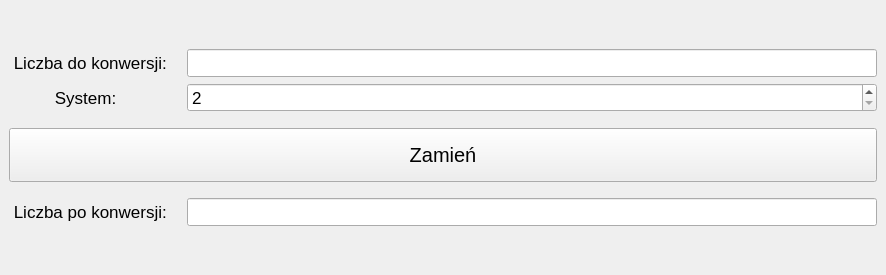
<?xml version="1.0" encoding="UTF-8"?>
<ui version="4.0">
 <class>MainWindow</class>
 <widget class="QMainWindow" name="MainWindow">
  <property name="geometry">
   <rect>
    <x>0</x>
    <y>0</y>
    <width>886</width>
    <height>275</height>
   </rect>
  </property>
  <property name="windowTitle">
   <string>MainWindow</string>
  </property>
  <widget class="QWidget" name="centralwidget">
   <layout class="QGridLayout" name="gridLayout_3">
    <item row="0" column="0">
     <layout class="QGridLayout" name="gridLayout_2">
      <item row="7" column="1">
       <spacer name="verticalSpacer_2">
        <property name="orientation">
         <enum>Qt::Vertical</enum>
        </property>
        <property name="sizeType">
         <enum>QSizePolicy::Minimum</enum>
        </property>
        <property name="sizeHint" stdset="0">
         <size>
          <width>20</width>
          <height>40</height>
         </size>
        </property>
       </spacer>
      </item>
      <item row="3" column="1">
       <spacer name="verticalSpacer_4">
        <property name="orientation">
         <enum>Qt::Vertical</enum>
        </property>
        <property name="sizeType">
         <enum>QSizePolicy::Minimum</enum>
        </property>
        <property name="sizeHint" stdset="0">
         <size>
          <width>20</width>
          <height>10</height>
         </size>
        </property>
       </spacer>
      </item>
      <item row="2" column="1">
       <widget class="QSpinBox" name="spinBox">
        <property name="font">
         <font>
          <pointsize>13</pointsize>
         </font>
        </property>
        <property name="minimum">
         <number>2</number>
        </property>
        <property name="maximum">
         <number>9</number>
        </property>
       </widget>
      </item>
      <item row="6" column="1">
       <widget class="QLineEdit" name="lineEdit">
        <property name="font">
         <font>
          <pointsize>13</pointsize>
         </font>
        </property>
        <property name="readOnly">
         <bool>true</bool>
        </property>
       </widget>
      </item>
      <item row="1" column="1">
       <widget class="QLineEdit" name="lineEdit_2">
        <property name="font">
         <font>
          <pointsize>13</pointsize>
         </font>
        </property>
       </widget>
      </item>
      <item row="0" column="1">
       <spacer name="verticalSpacer">
        <property name="orientation">
         <enum>Qt::Vertical</enum>
        </property>
        <property name="sizeType">
         <enum>QSizePolicy::Minimum</enum>
        </property>
        <property name="sizeHint" stdset="0">
         <size>
          <width>20</width>
          <height>40</height>
         </size>
        </property>
       </spacer>
      </item>
      <item row="5" column="1">
       <spacer name="verticalSpacer_3">
        <property name="orientation">
         <enum>Qt::Vertical</enum>
        </property>
        <property name="sizeType">
         <enum>QSizePolicy::Minimum</enum>
        </property>
        <property name="sizeHint" stdset="0">
         <size>
          <width>20</width>
          <height>10</height>
         </size>
        </property>
       </spacer>
      </item>
      <item row="1" column="0">
       <widget class="QLabel" name="label">
        <property name="font">
         <font>
          <pointsize>13</pointsize>
         </font>
        </property>
        <property name="text">
         <string> Liczba do konwersji:   </string>
        </property>
        <property name="alignment">
         <set>Qt::AlignCenter</set>
        </property>
       </widget>
      </item>
      <item row="2" column="0">
       <widget class="QLabel" name="label_2">
        <property name="font">
         <font>
          <pointsize>13</pointsize>
         </font>
        </property>
        <property name="text">
         <string>System:    </string>
        </property>
        <property name="alignment">
         <set>Qt::AlignCenter</set>
        </property>
       </widget>
      </item>
      <item row="4" column="0" colspan="2">
       <widget class="QPushButton" name="pushButton">
        <property name="sizePolicy">
         <sizepolicy hsizetype="Minimum" vsizetype="MinimumExpanding">
          <horstretch>0</horstretch>
          <verstretch>0</verstretch>
         </sizepolicy>
        </property>
        <property name="font">
         <font>
          <pointsize>15</pointsize>
         </font>
        </property>
        <property name="text">
         <string>Zamień</string>
        </property>
       </widget>
      </item>
      <item row="6" column="0">
       <widget class="QLabel" name="label_3">
        <property name="font">
         <font>
          <pointsize>13</pointsize>
         </font>
        </property>
        <property name="text">
         <string> Liczba po konwersji:   </string>
        </property>
        <property name="alignment">
         <set>Qt::AlignCenter</set>
        </property>
       </widget>
      </item>
     </layout>
    </item>
   </layout>
  </widget>
 </widget>
 <resources/>
 <connections/>
</ui>
